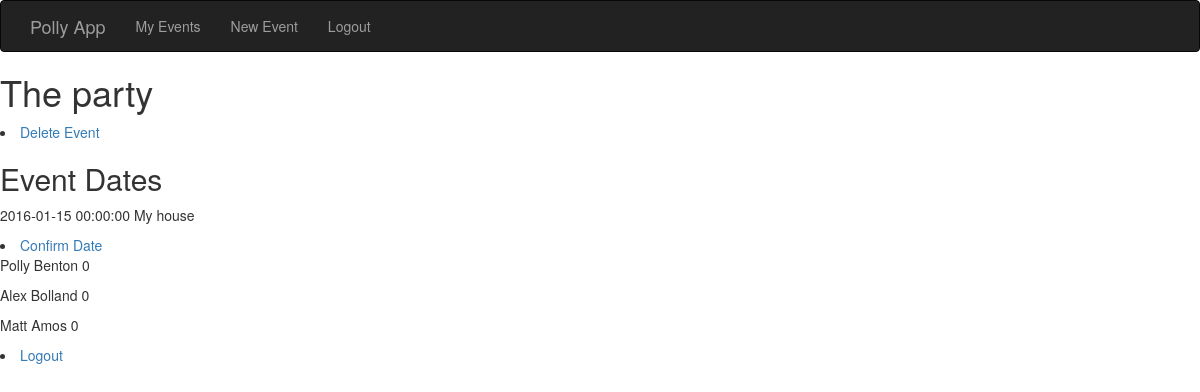
The app's page /event_details/10 (signed in) with its own data.
### app/models.py (models this page shows, shortened)
class Event(db.Model):
	__tablename__ = "events"
	id = db.Column(db.Integer, primary_key=True)
	name = db.Column(db.String(120), unique=False)
	admin_id = db.Column(db.Integer, db.ForeignKey("users.id"))
	deleted = db.Column(db.Boolean, unique=False, default = False)
	eventdates = db.relationship('EventDate', backref=db.backref('event', lazy='select'))  #RELATIONSHIP DECLARATION

class EventDate(db.Model):
	__tablename__ = "eventdates"
	id = db.Column(db.Integer, primary_key=True)
	event_id = db.Column(db.Integer, db.ForeignKey("events.id"))
	date = db.Column(db.DateTime, unique=False)
	location = db.Column(db.String(120), unique=False)
	confirmed = db.Column(db.Boolean, unique=False, default = False)
	eventinvites = db.relationship('EventInvite', backref=db.backref('eventdate', lazy='select'))  #RELATIONSHIP DECLARATION

class EventInvite(db.Model):
	__tablename__ = "eventinvites"
	id = db.Column(db.Integer, primary_key=True)
	eventdate_id = db.Column(db.Integer, db.ForeignKey("eventdates.id"))
	invited_id = db.Column(db.Integer, db.ForeignKey("users.id"))
	status =  db.Column(db.Integer, unique=False) #1 is attending, 0 is not replied, -1 is not attending

class User(UserMixin, db.Model):
	__tablename__ = "users"
	id = db.Column(db.Integer, primary_key=True)
	firstname = db.Column(db.String(64), unique=False)
	surname = db.Column(db.String(64), unique=False)
	email = db.Column(db.String(120), index=True, unique=True)
	phone = db.Column(db.String(120), index=True, unique=True)
	group = db.Column(db.String(64), index=True, unique=False)
	password_hash = db.Column(db.String(128))
	events = db.relationship("Event",backref="user",lazy="select") #RELATIONSHIP DECLARATION
	eventsinvites = db.relationship("EventInvite",backref="user",lazy="select") #RELATIONSHIP DECLARATION
	@property
	def password(self):
		raise AttributeError("password is not a readable attribute")

### app/views.py (the view)
@app.route('/event_details/<int:event_id>', methods=['GET', 'POST'])
@login_required
def event_details(event_id):
	event = Event.query.filter_by(id = event_id).first()
	eventdates = EventDate.query.filter_by(event_id = event_id).all()
	invitees = EventInvite.query.join(EventDate).filter_by(event_id = event_id).all()
	if event.admin_id == current_user.id:
		return render_template("event_details_admin.html", title="Event_details", event = event , eventdates = eventdates, invitees = invitees)
	elif current_user.id in [invitee.invited_id for invitee in invitees]:
		return render_template("event_details_invited.html", title="Event_details", event = event , eventdates = eventdates, invitees = invitees)
	else:
		return "You are not admin or invited to " + event.name

### app/models.py (called while the page is built)
@login_manager.user_loader
def load_user(user_id):
	return User.query.get(int(user_id))

### app/templates/event_details_admin.html
{% extends "base.html" %}
{% block content %}
    <h1> {{ event.name }} </h1>
	<li> <a href= "{{url_for("delete_event", event_id = event.id)}}">  Delete Event </a>  </li>
	<h2> Event Dates </h2>
	{%for eventdate in eventdates%}
	<p> {{eventdate.date}}  {{eventdate.location}} {%if eventdate.confirmed == True%}  Confirmed {%endif%}    </p>
	<li> <a href= "{{url_for("confirm_date", eventdate_id = eventdate.id)}}">  Confirm Date </a>  </li>
	{%for invitee in invitees%}
	{%if invitee.eventdate.id == eventdate.id%}
	<p> {{invitee.user.firstname}} {{invitee.user.surname}}  {{invitee.status}}  </p>
	{%endif%}
	{%endfor%}
	{%endfor%}
	<li> <a href="/logout">Logout</a> </li>
{% endblock %}

### records on screen
Event: name "The party"
EventDate: date "2016-01-15 00:00:00", location "My house"
EventInvite: user.firstname "Polly", user.surname "Benton", status "0"
EventInvite: user.firstname "Alex", user.surname "Bolland", status "0"
EventInvite: user.firstname "Matt", user.surname "Amos", status "0"
